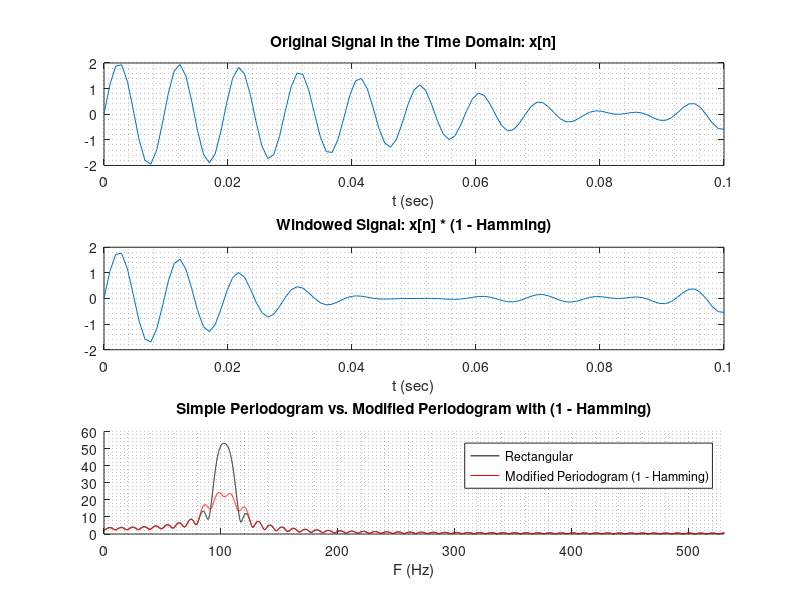

This figure's MATLAB source:
%% PRACTICE 9.12. Improvement of frequency resolution using inverse windows.

clc; close all; clear all;
duration = 0.1;
F1 = 100;
F2 = 106;
Fmax = F2;
Fs = 10 * Fmax;
Ts = 1 / Fs;
tn = 0:Ts:duration;
yn = sin(2*pi*tn*F1) + 1*sin(2*pi*tn*F2);
subplot(3,1,1)
plot(tn, yn);
xlabel('t (sec)');
title('Original Signal in the Time Domain: x[n]');
grid minor
%% Frequency domain
N = length(yn);
nFFT = 2^ceil(log2(N)) * 256; % nFFT calculation (time samples)
% MATLAB built-in function:
inverse_window = 1 - hamming(N);
% Windowing:
yn_win = yn .* inverse_window';
subplot(3,1,2)
plot(tn, yn_win)
title('Windowed Signal: x[n] * (1 - Hamming)')
xlabel('t (sec)')
grid minor
%% FREQUENCY DOMAIN:
periodogram_rect = abs(fft(yn, nFFT));        % Implicit rectangular window
periodogram_mod  = abs(fft(yn_win, nFFT));    % Modified periodogram
f = linspace(0, Fs, nFFT);
subplot(3,1,3)
hold on
plot(f, periodogram_rect, 'k');
plot(f, periodogram_mod, 'r');
legend('Rectangular', 'Modified Periodogram (1 - Hamming)');
title('Simple Periodogram vs. Modified Periodogram with (1 - Hamming)')
xlabel('F (Hz)')
xlim([0 Fs/2]);
grid minor
